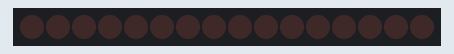
The sketch below on a simulated Arduino Uno, built with avr-gcc and run on an emulated ATmega328P. On the bench: 16 shift-register outputs drawn as a row of LEDs (first output left, lit = HIGH). Wiring (inferred from the names in the program): 2 × shift register (74HC595): data pin 11; shift clock pin 12; latch pin 8. Wiring (inferred from the signals the program sends): row of LEDs: on Q0, Q1, Q2, Q3, Q4, Q5, Q6, Q7, Q8, Q9, Q10, Q11, Q12, Q13, Q14, Q15.

Above: at 0.16 s.
At 0.49 s:
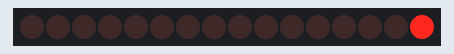
At 2.61 s:
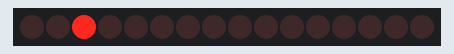
Timing chart, 0 to 3.0 s (numbered marks = the images above):
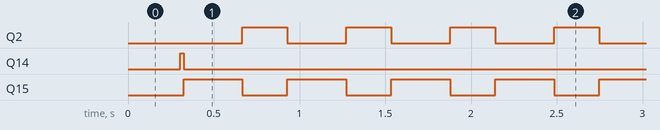

Measured:
- by itself, Q2: alternates HIGH for 0.26 s and LOW for 0.34 s
- by itself, Q14: LOW → HIGH at 0.30 s, → LOW 0.02 s later
- by itself, Q15: alternates HIGH for 0.34 s and LOW for 0.26 s

The sketch:

74hc595_knight_rider_2.ino
```cpp
// pushData function based on code from Carlyn Maw,Tom Igoe
// Modified for multiple 74hc595 chips by Steve Clements 2019

// Uses two daisy chained 74hc595 chips to produce
// the Knight Rider effect.

// WARNING: the 74hc595 cannot cope with more than 20mA on
// each output pin and not more than 80mA total. therefore
// if connecting LEDs direct to chip outputs use higher
// value resistors. I use green LEDs with 2K to 3K resistors.

//Pin connected to ST_CP of 74HC595 (pin 12)
int latchPin = 8;
//Pin connected to SH_CP of 74HC595 (pin 11)
int clockPin = 12;
////Pin connected to DS of 74HC595 (pin 14)
int dataPin = 11;

int tDelay = 20; // determines the speed of the process

void setup() {

  //set pins to output because they are addressed in the main loop
  pinMode(latchPin, OUTPUT);
  pinMode(clockPin, OUTPUT);
  pinMode(dataPin, OUTPUT);
  pushData(0, 0);

}

void loop() {

  byte checkByte = 1;

  for (int i = 0; i < 8; i++){

    pushData(0, checkByte);
    checkByte = checkByte << 1;
    }

    checkByte = 1;

  for (int i = 0; i < 8; i++){

    pushData(checkByte, 0);
    checkByte = checkByte << 1;
    }

    checkByte = 128;

  for (int i = 6; i > -1; i--) {
    pushData(checkByte, 0);
    checkByte = checkByte >> 1;
  }

    checkByte = 128;

  for (int i = 7; i > 0; i--) {
    pushData(0, checkByte);
    checkByte = checkByte >> 1;
  }
}


void pushData(byte fstByte, byte scndByte){

  // pull latch pin low to accept data
  digitalWrite(latchPin, LOW);
  // push the firstbyte into chip 1
  shiftOut(dataPin, clockPin, MSBFIRST, fstByte);
  // push the second byte into chip 1, which pushes the first byte into chip 2
  shiftOut(dataPin, clockPin, MSBFIRST, scndByte);
  // pull latch pin high to stop accepting data
  digitalWrite(latchPin, HIGH);
  delay(tDelay);

}
```
